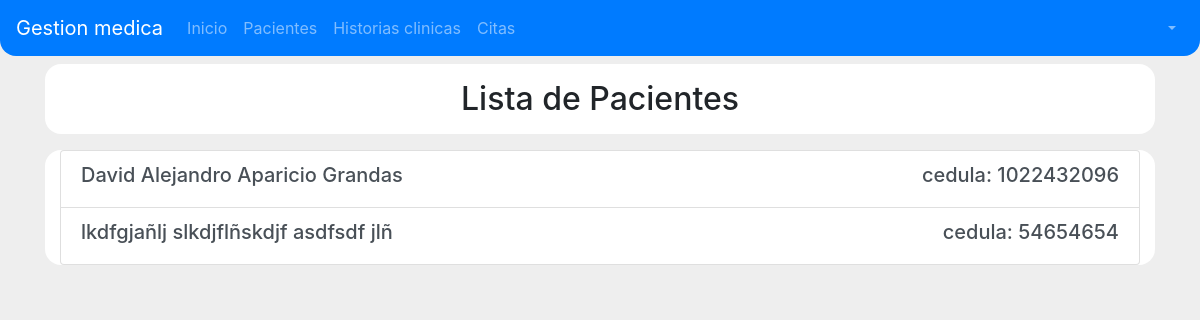
The app's page /pacientes, older data.
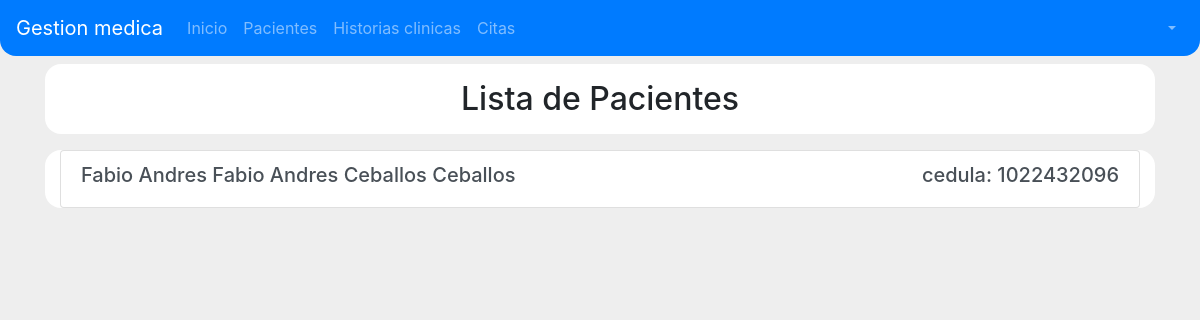
The same page, newer data.
### pacientes/models.py (models this page shows, shortened)
class Paciente(models.Model):
    estados_civiles = (
        ('soltero', 'Soltero/a'),
        ('casado', 'Casado/a'),
        ('union libre', 'Union libre'),
        ('viudo', 'Viudo/a'),
        ('divorciado', 'Divorciado/a'),
        ('comprometido', 'Comprometido/a')
    )
    sexos = (
        ('masculino', 'Masculino'),
        ('femenino', 'Femenino'),
        ('otro', 'Otro')
    )
    cedula = models.CharField(primary_key=True, max_length=11)
    primer_nombre = models.CharField(max_length=15)
    segundo_nombre = models.CharField(max_length=15, blank=True)
    primer_apellido = models.CharField(max_length=15)
    segundo_apellido = models.CharField(max_length=15)
    direccion = models.CharField(max_length=100)
    ciudad = models.CharField(max_length=50)
    fecha_nacimiento = models.DateField()
    estado_civil = models.CharField(max_length=50, choices=estados_civiles)
    telefono = models.CharField(max_length=10)
    sexo = models.CharField(max_length=15, choices=sexos, default='sexo')
    foto = models.ImageField()

### pacientes/views.py (the view)
# urls.py: re_path(r'^pacientes$', PacienteListView.as_view(), name='listar_pacientes'),
class PacienteListView(ListView):
    model = Paciente

### templates/pacientes/paciente_list.html
{% extends 'base.html' %}
{% load staticfiles %}
{% block style_content %}
    <link rel="stylesheet" href="{% static 'css/PacientesLista.css' %}">
    <link rel="stylesheet" href="{% static 'css/PacienteRegistro.css' %}">
{% endblock style_content %}
{% block content %}
    <section id="section-container">
        <div class="container">
            <div class="row fila">
                <div class="col-12 text-center pt-3 pb-2">
                    <h2>Lista de Pacientes</h2>
                </div>
            </div>
            <div class="row fila">
                <div class="col-12">
                    <div class="list-group">
                        {% for paciente in  object_list%}
                            <a href="{% url 'pacientes:detalle_paciente' pk=paciente.cedula %}" class="list-group-item list-group-item-action flex-column">
                                <div class="d-flex w-100 justify-content-between">
                                    <h5 class="mb-1">{{ paciente.primer_nombre }} {{ paciente.segundo_nombre }} {{ paciente.primer_apellido }} {{ paciente.segundo_apellido }}</h5>
                                    <h5>cedula: {{ paciente.cedula }}</h5>
                                </div>
                            </a>
                        {% endfor %}
                    </div>
                </div>
            </div>
        </div>
    </section>
{% endblock content %}

Row changes from the older to the newer data that the page shows:
removed Paciente: primer_nombre "lkdfgjañlj", segundo_nombre "slkdjflñskdjf", primer_apellido "asdfsdf", segundo_apellido "jlñ", cedula "54654654"
changed Paciente id 1022432096: primer_nombre "David" → "Fabio Andres"; segundo_nombre "Alejandro" → "Fabio Andres"; primer_apellido "Aparicio" → "Ceballos"; segundo_apellido "Grandas" → "Ceballos"
